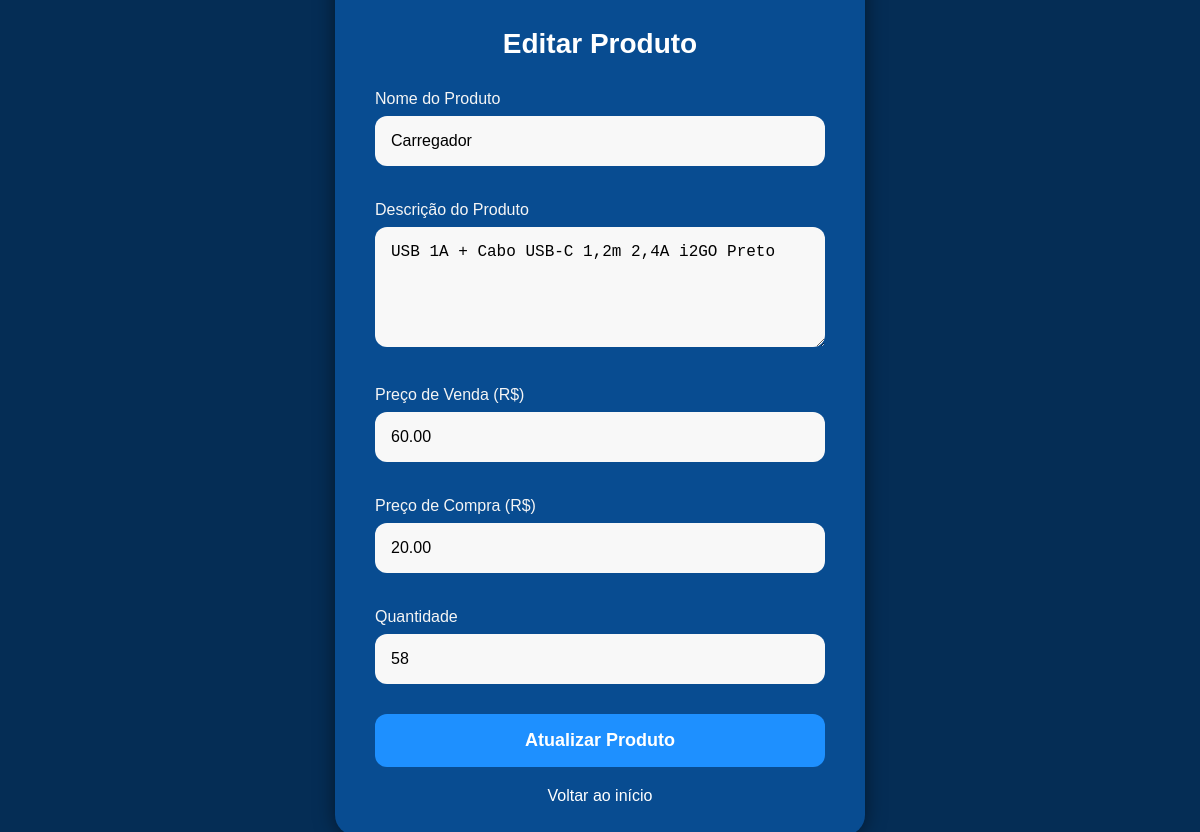
Page /editar_produto.php?id=14 (signed in) on the earlier database version.
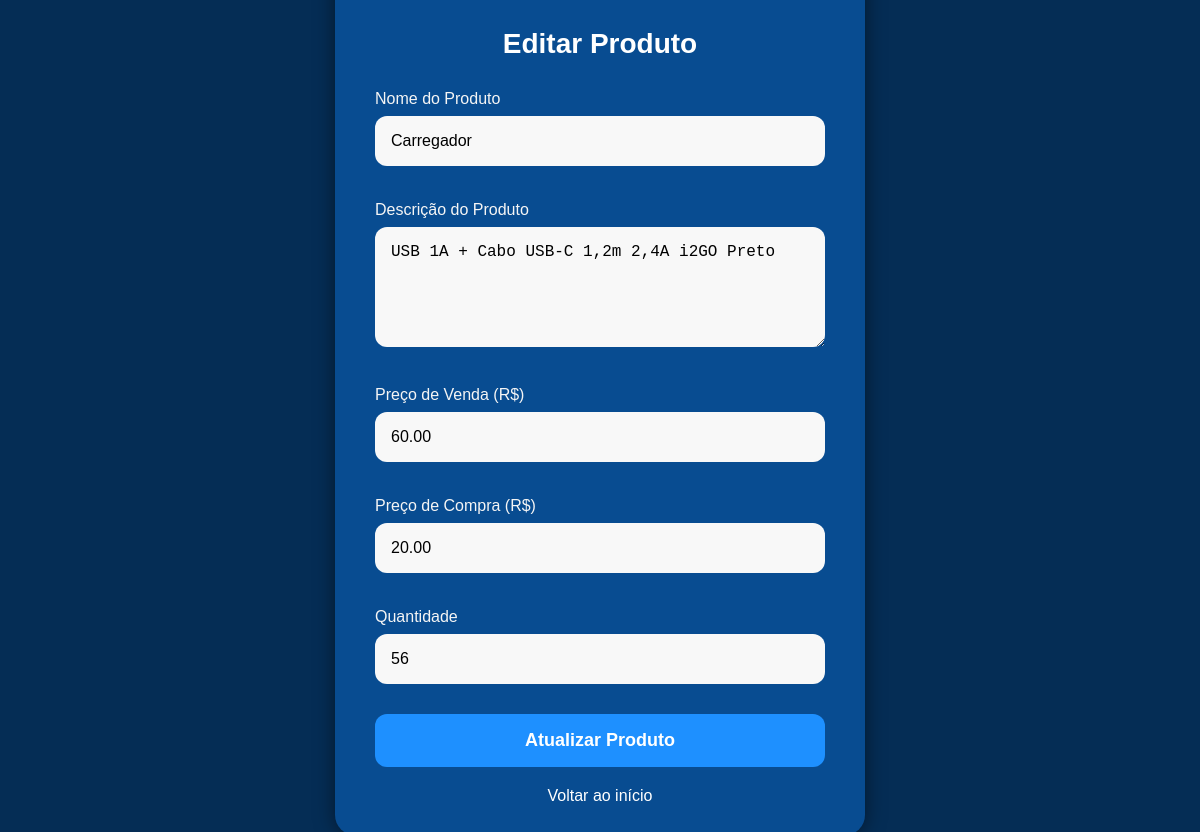
Same page on the later database version.
### tables this page shows
CREATE TABLE `produtos` (
  `id` int(50) NOT NULL,
  `nome_produto` varchar(40) DEFAULT NULL,
  `valor_venda` decimal(15,2) DEFAULT NULL,
  `valor_compra` decimal(15,2) DEFAULT NULL,
  `descricao` varchar(200) DEFAULT NULL,
  `quantidade` int(100) DEFAULT NULL,
  `imagem` varchar(255) DEFAULT NULL
);

### editar_produto.php (the view, shortened to what this page needs)
<?php
include('conexao.php');
$produto = null;
if(isset($_GET['id']) && !empty($_GET['id'])) {
    $id = $mysqli->real_escape_string($_GET['id']);
    $sql_produto = "SELECT * FROM produtos WHERE id = '$id'";
    $result_produto = $mysqli->query($sql_produto);
    if($result_produto && $result_produto->num_rows > 0) {
        $produto = $result_produto->fetch_assoc();
    } else {
        $mensagem = "Produto não encontrado!";
    }
} else {
    $mensagem = "ID do produto não fornecido!";
}
?>
<!DOCTYPE html>
<html lang="pt-br">
<head>
</head>
<body>
    <div class="form-container">
        <h2>Editar Produto</h2>
        <?php if($produto): ?>
            <form action="" method="post">
                <label for="nome_produto">Nome do Produto</label>
                <input type="text" name="nome_produto" id="nome_produto" value="<?php echo htmlspecialchars($produto['nome_produto']); ?>" required>
                <label for="descricao">Descrição do Produto</label>
                <textarea name="descricao" id="descricao"><?php echo htmlspecialchars($produto['descricao'] ?? ''); ?></textarea>
                <label for="valor_venda">Preço de Venda (R$)</label>
                <input type="number" name="valor_venda" id="valor_venda" step="0.01" min="0" value="<?php echo $produto['valor_venda']; ?>" required>
                <label for="valor_compra">Preço de Compra (R$)</label>
                <input type="number" name="valor_compra" id="valor_compra" step="0.01" min="0" value="<?php echo $produto['valor_compra']; ?>" required>
                <label for="quantidade">Quantidade</label>
                <input type="number" name="quantidade" id="quantidade" min="0" value="<?php echo $produto['quantidade']; ?>" required>
                <button type="submit">Atualizar Produto</button>
            </form>
        <?php endif; ?>
        <a href="painel.php" style="text-align: center; display: block; margin-top: 20px; color: white;">
            <i class="fas fa-arrow-left"></i> Voltar ao início
        </a>
    </div>
</body>
</html>

Differences in the rows shown:
changed produtos "Carregador": quantidade "58" → "56"
